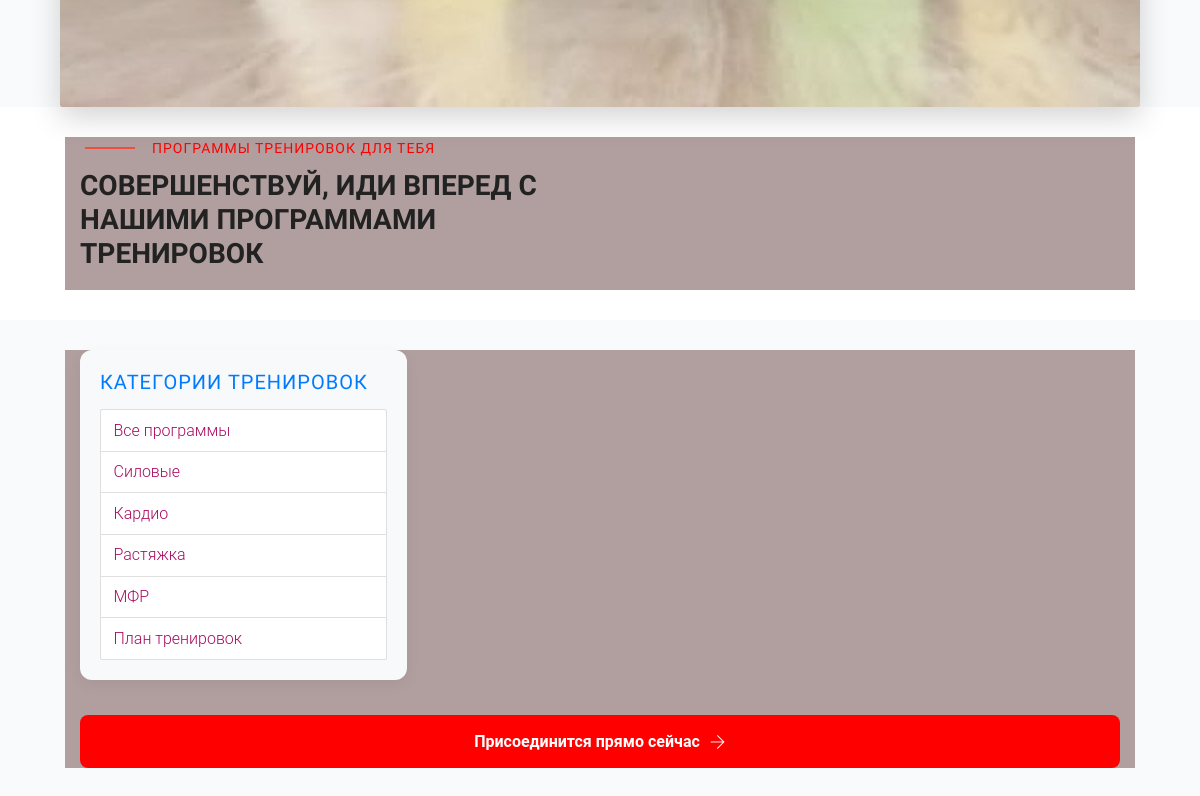
The app's page /programs/program/ (lower part), older data.
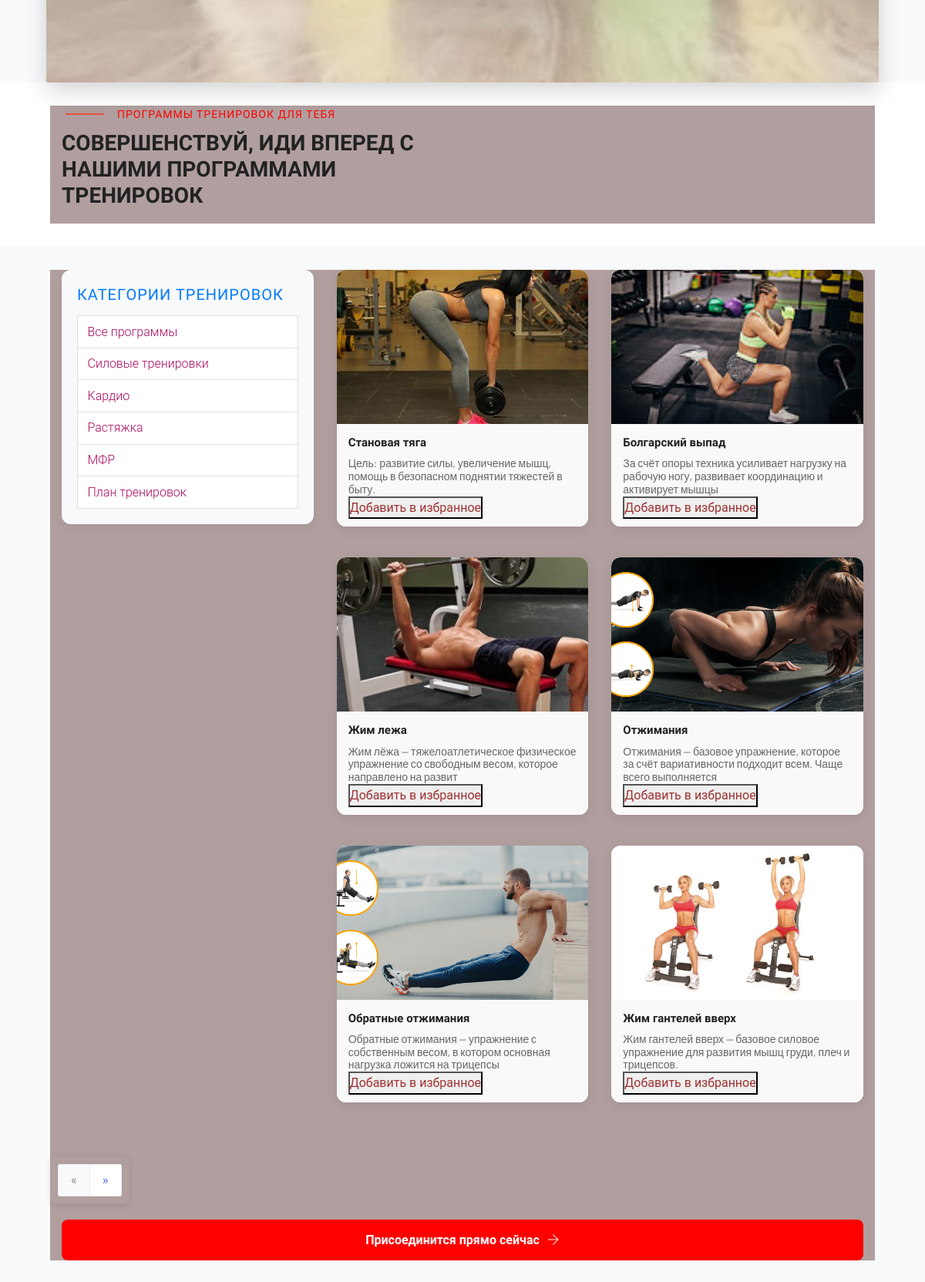
The same page, newer data.
### programs/models.py (models this page shows, shortened)
class Programs(models.Model):
    name = models.CharField(max_length=100, unique=True, verbose_name='Программа')
    description = models.TextField(blank=True, verbose_name='Описание программы')
    class Meta:
        verbose_name = 'программу'
        verbose_name_plural = 'программы'

class Exercise(models.Model):
    name = models.CharField(max_length=250, verbose_name='Название упражнения')
    image = models.ImageField(upload_to='program_images/', blank=True, verbose_name='Изображение')
    description = models.TextField(blank=True, verbose_name='Описание')
    short_description = models.CharField(max_length=100, blank=True, verbose_name='Краткое описание')
    category = models.ForeignKey(Programs, on_delete=models.CASCADE, verbose_name='Программа')
    class Meta:
        verbose_name = 'упражнение'
        verbose_name_plural = 'упражнения'

### programs/views.py (the view)
# urls.py: path('program/', views.program, name='program'),
def program(request, category_id=None):
    context = {
        'title': "FitHome - Тренировки",
        'categories': Programs.objects.all(),
    }
    if category_id:
        exercise = Exercise.objects.filter(category_id=category_id)
    else:
        exercise = Exercise.objects.all()
    paginator = Paginator(exercise, 6)
    page_number = request.GET.get("page")
    page_obj = paginator.get_page(page_number)
    context.update({'exercise': page_obj})
    return render(request, 'programs/program.html', context)

### programs/templates/programs/program.html (shortened to what this page needs)
{% extends 'coach/base.html' %}
{% load static %}
{% block css %}
    <link rel="stylesheet" href= "{% static 'assets/css/bootstrap.min.css' %}">
    <link rel="stylesheet" href= "{% static 'assets/css/owl.carousel.min.css' %}">
  <link rel="stylesheet" href= "{% static 'assets/css/slicknav.css' %}">
    <link rel="stylesheet" href= "{% static 'assets/css/flaticon.css' %}">
    <link rel="stylesheet" href= "{% static 'assets/css/gijgo.css' %}">
    <link rel="stylesheet" href= "{% static 'assets/css/animate.min.css' %}">
    <link rel="stylesheet" href= "{% static 'assets/css/animated-headline.css' %}">
  <link rel="stylesheet" href= "{% static 'assets/css/magnific-popup.css' %}">
  <link rel="stylesheet" href= "{% static 'assets/css/fontawesome-all.min.css' %}">
  <link rel="stylesheet" href= "{% static 'assets/css/themify-icons.css' %}">
  <link rel="stylesheet" href= "{% static 'assets/css/slick.css' %}">
  <link rel="stylesheet" href= "{% static 'assets/css/nice-select.css' %}">
  <link rel="stylesheet" href= "{% static 'assets/css/style.css' %}">
  <link rel="stylesheet" href= "{% static 'css/style.css' %}">
{% endblock %}
{% block content %}
<main>
    <div class="text-center">
        <img src="{% static 'assets/img/vendor/slider/slide-1.jpg' %}"
             alt="Главное изображение"
             class="img-fluid rounded shadow-lg">
    </div>
        <section class="wantToWork-area w-padding">
                <div class="container">
                    <div class="row align-items-end justify-content-between">
                        <div class="col-lg-6 col-md-10 col-sm-10">
                            <div class="section-tittle">
                                <span>Программы тренировок для тебя</span>
                                <h2>Совершенствуй, иди вперед с нашими программами тренировок</h2>
                            </div>
                        </div>
                    </div>
                </div>
            </section>
            <div class="container mt-5">
        <div class="row">
            <div class="col-lg-4 col-md-12 mb-4">
                <div class="categories-sidebar">
                    <h3>Категории тренировок</h3>
                    {% include 'programs/category_program.html' %}
                </div>
            </div>
            <div class="col-lg-8 col-md-12">
    <div class="row">
        {% for program in exercise %}
            <div class="col-12 col-sm-6 mb-40">
                <div class="single-cat single-cat2 text-center">
                    <div class="cat-icon">
                        <a href="{% url 'workouts' program.id %}">
                            <img class="card-img-top" src="{{ program.image.url }}" alt="{{ program.name }}">
                        </a>
                    </div>
                    <div class="caption-area">
                        <h4 class="caption-title">
                            <a href="{% url 'workouts' program.id %}">{{ program.name }}</a>
                        </h4>
                        <p class="caption-text">{{ program.short_description }}</p>
                        <form action="{% url 'add_to_favourites' program.id %}" method="post">
                            <button type="submit">Добавить в избранное</button>
                        </form>
                    </div>
                </div>
            </div>
        {% endfor %}
    </div>
</div>
    {% if exercise %}
<div class="pagination-container text-center mt-5">
    <nav aria-label="Навигация по страницам">
        <ul class="pagination justify-content-center">
            {% if exercise.has_previous %}
                <li class="page-item">
                    <a class="page-link" href="?page={{ exercise.previous_page_number }}" aria-label="Предыдущая страница">
                        <span aria-hidden="true">&laquo;</span>
                    </a>
                </li>
            {% else %}
                <li class="page-item disabled">
                    <span class="page-link">&laquo;</span>
                </li>
            {% endif %}
            {% if exercise.has_next %}
                <li class="page-item">
                    <a class="page-link" href="?page={{ exercise.next_page_number }}" aria-label="Следующая страница">
                        <span aria-hidden="true">&raquo;</span>
                    </a>
                </li>
            {% else %}
                <li class="page-item disabled">
                    <span class="page-link">&raquo;</span>
                </li>
            {% endif %}
        </ul>
    </nav>
</div>
{% endif %}
</div>
            <a href="{% url 'register' %}" class="">Присоединится прямо сейчас<i class="ti-arrow-right"></i></a>
      </div>
</main>
{% endblock %}

### coach/templates/coach/base.html (shortened to what this page needs)
<!doctype html>
{% load static %}
<html class="no-js" lang="zxx">
<head>
    {% block css %}{% endblock %}
</head>
<body>
{% block content %}
{% endblock %}
</body>
</html>

### programs/templates/programs/category_program.html
<div class="list-group">
    <a href="{% url 'program' %}" class="list-group-item">Все программы</a>
    {% for category in categories %}
    <a href="{% url 'category' category.id %}" class="list-group-item">{{ category.name }}</a>
    {% endfor %}
</div>

### coach/static/css/style.css (style rules this page uses)
body { background-color:#FFF; font-family: "Lato", sans-serif; font-weight: 300; font-size:16px; line-height:18px; color:#777; }
p { margin:0; }
a { color: #aa0a5f; }
a, a:hover, a:focus { text-decoration: none; outline: 0; }
h1, h2, h3, h4, h5, h6 { color: #333; margin:0; font-weight: normal; }
h2 { font-size: 24px; }
h3 { font-size: 18px; }
.section-tittle span { display: block; font-size: 14px; color: #007bff; text-transform: uppercase; letter-spacing: 1px; margin-bottom: 10px; }
.section-tittle h2 { font-size: 32px; font-weight: 700; color: #222; margin-bottom: 20px; }
.wantToWork-area { padding: 30px 0; background-color: #ffffff; }
.section-tittle span { display: block; font-size: 14px; color: red; text-transform: uppercase; letter-spacing: 1px; margin-bottom: 10px; }
.section-tittle h2 { font-size: 28px; font-weight: 700; color: #222; margin-bottom: 20px; }
.categories-sidebar { background-color: #f8f9fa; padding: 20px; border-radius: 12px; box-shadow: 0 5px 15px rgba(0, 0, 0, 0.05); }
.categories-sidebar h3 { font-size: 20px; color: #007bff; margin-bottom: 15px; text-transform: uppercase; letter-spacing: 1px; }
.single-cat2 { background: white; border-radius: 12px; overflow: hidden; box-shadow: 0 5px 15px rgba(0, 0, 0, 0.08); transition: transform 0.3s, box-shadow 0.3s; height: 100%; display: flex; flex-direction: column; }
.cat-icon { position: relative; overflow: hidden; }
.cat-icon img { display: block; width: 100%; height: 200px; object-fit: cover; transition: transform 0.3s; }
.caption-area { padding: 10px 15px; text-align: left; background-color: #f9f9f9; flex: 1; }
.caption-title { margin-bottom: 8px; }
.caption-title a { color: #222; font-size: 15px; font-weight: 600; text-decoration: none; transition: color 0.3s; }
.caption-text { color: #666; font-size: 14px; line-height: 1.2; margin: 0; }
.pagination-container { margin-top: 40px; }
.pagination { display: inline-flex; list-style: none; padding: 10px; border-radius: 8px; overflow: hidden; box-shadow: 0 2px 8px rgba(0, 0, 0, 0.1); }
.page-item { margin: 0; }
.page-link, .page-item.active .page-link { color: #667eea; padding: 10px 16px; text-decoration: none; font-weight: 500; transition: all 0.3s ease; border: 1px solid #e9ecef; }
.page-item.disabled .page-link { color: #999; pointer-events: none; background-color: #f8f9fa; border-color: #e9ecef; }
a[href*="register"] { display: inline-flex; align-items: center; justify-content: center; width: 100%; padding: 14px 0; background-color: red; color: white; font-weight: 600; text-decoration: none; border-radius: 8px; margin-top: 20px; transition: background-color 0.3s; }
a[href*="register"] i { margin-left: 10px; font-size: 16px; }
* { margin: 0; padding: 0; box-sizing: border-box; }
body { font-family: 'Roboto', sans-serif; color: #ccb5b5; line-height: 1.6; background-color: #d3dfeb; }
.container { padding-top: 80px; padding-bottom: 50px; max-width: 1200px; margin: 0 auto; width: 100%; background: #b19f9f; }
h4 { font-size: 18px; color: #666; margin-bottom: 25px; font-weight: 400; line-height: 1.4; }
body { font-family: 'Roboto', sans-serif; background-color: #dee5f7; color: #f3efef; line-height: 1.6; }
.container { max-width: 1070px; margin: 0 auto; padding: 0 15px; }
.row { display: flex; flex-wrap: wrap; margin-left: -15px; margin-right: -15px; }
body { font-family: 'Roboto', sans-serif; background-color: #f9fafc; color: #b8b2b2; line-height: 1.6; padding: 80px 0; }

Row changes from the older to the newer data that the page shows:
changed Programs: name "Силовые" → "Силовые тренировки"
added Exercise: image (picture), name "Становая тяга", short_description "Цель: развитие силы, увеличение мышц, помощь в безопасном поднятии тяжестей в быту."
added Exercise: image (picture), name "Болгарский выпад", short_description "За счёт опоры техника усиливает нагрузку на рабочую ногу, развивает координацию и активирует мышцы"
added Exercise: image (picture), name "Жим лежа", short_description "Жим лёжа — тяжелоатлетическое физическое упражнение со свободным весом, которое направлено на развит"
added Exercise: image (picture), name "Отжимания", short_description "Отжимания — базовое упражнение, которое за счёт вариативности подходит всем. Чаще всего выполняется"
added Exercise: image (picture), name "Обратные отжимания", short_description "Обратные отжимания — упражнение с собственным весом, в котором основная нагрузка ложится на трицепсы"
added Exercise: image (picture), name "Жим гантелей вверх", short_description "Жим гантелей вверх — базовое силовое упражнение для развития мышц груди, плеч и трицепсов."
